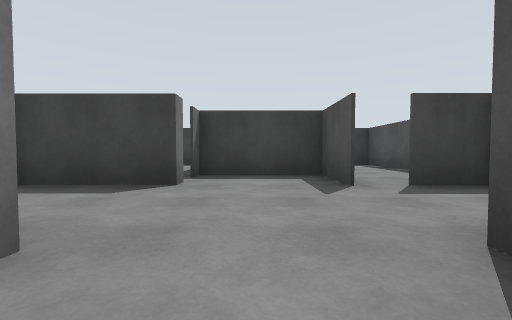
View 1 (above)

21 first-person views from a walk through a robot-simulator world made for Gazebo. The camera is 0.94 m above the floor, tilts 2° down and sees 90° across. The floor is counted in squares, 2.5 m on a side. Each view is taken from the middle of a square. On the plan, view 1 faces up. The plan holds only what a view shows up to about 9 squares ahead; the rest is blank.

View 2
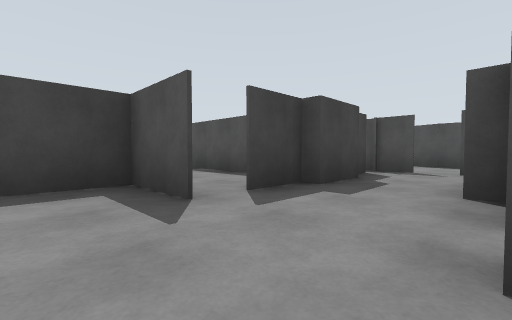

View 3
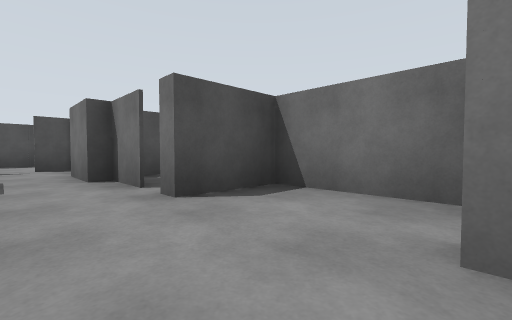

View 4
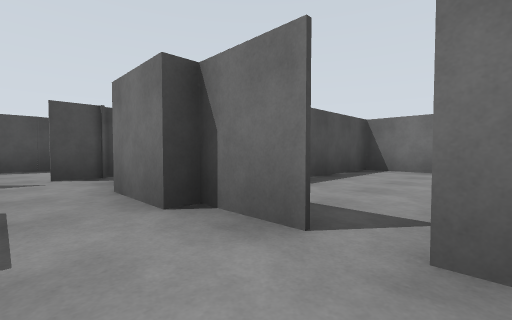

View 5
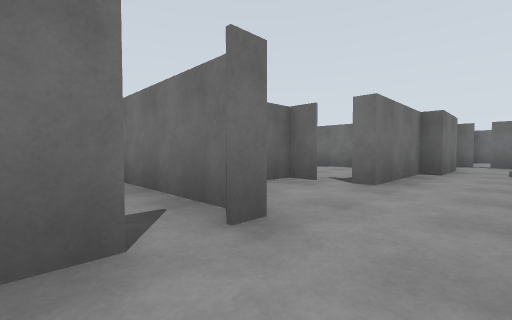

View 6
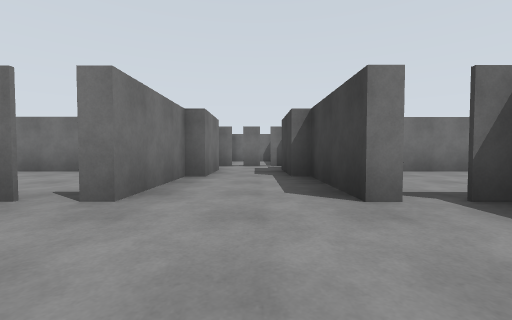

View 7
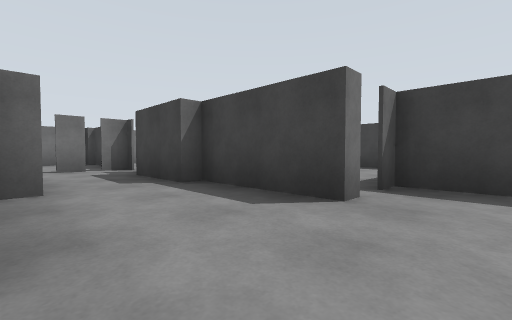

View 8
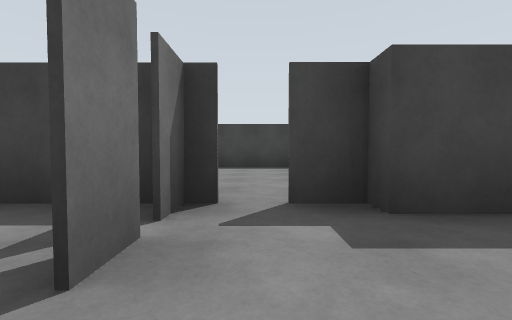

View 9
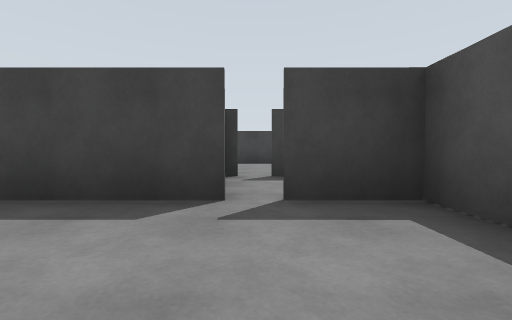

View 10
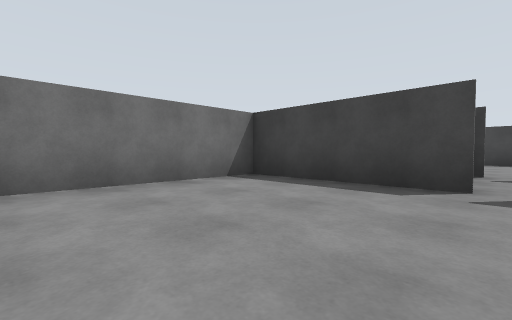

View 11
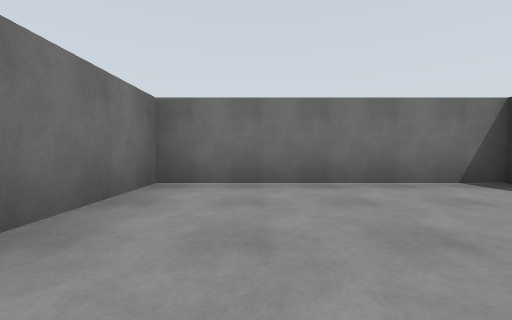

View 12
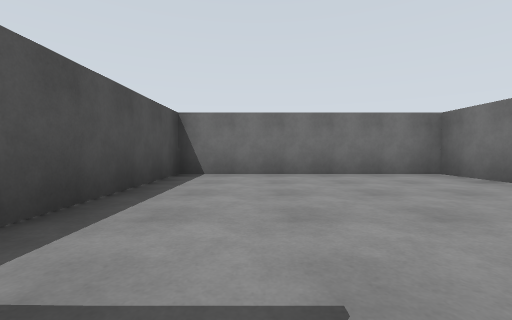

View 13
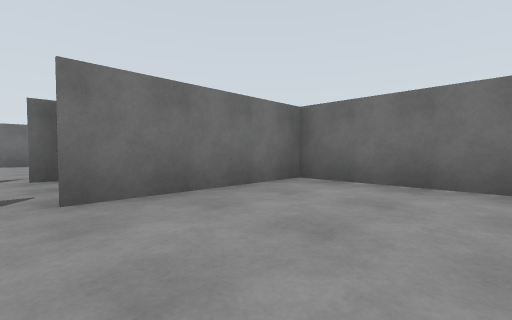

View 14
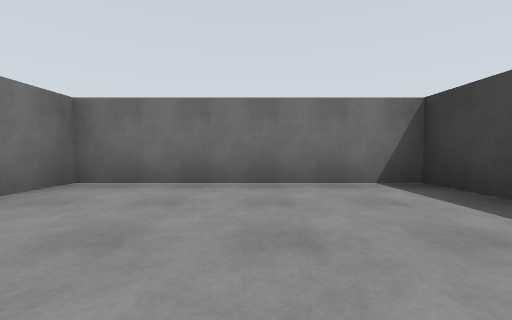

View 15
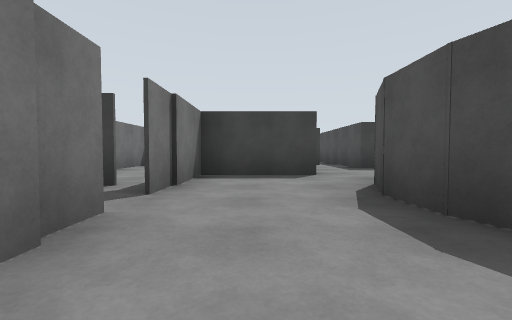

View 16
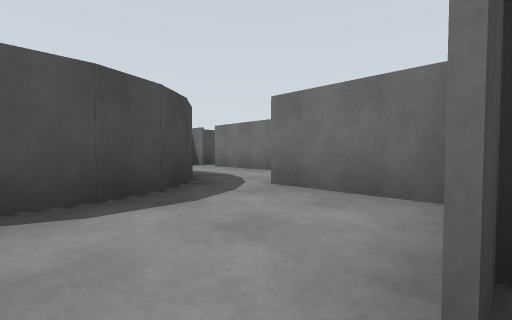

View 17
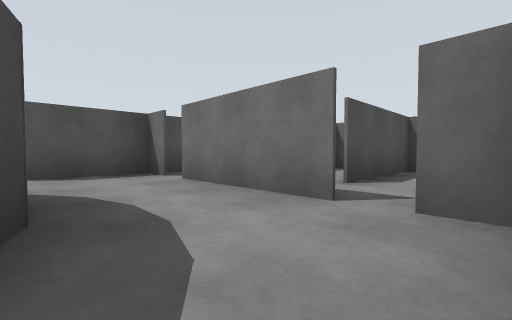

View 18
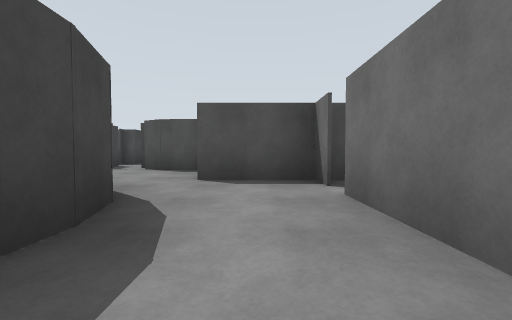

View 19
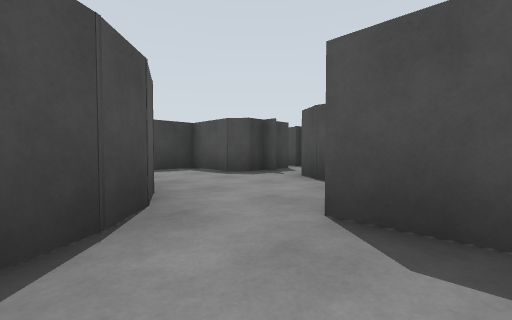

View 20
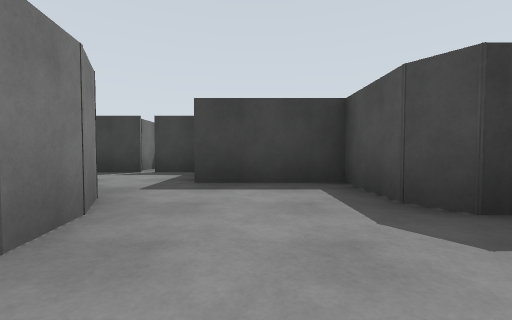

View 21
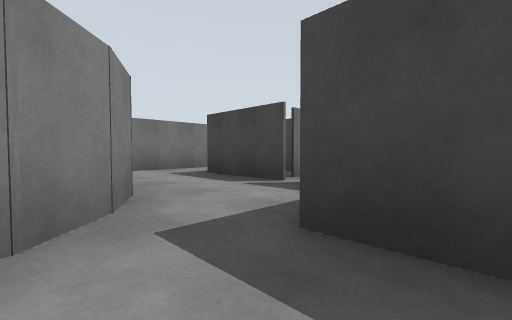

### Floor plan
Ten units are one square. View 1 is at (0, 0); x grows to the right and y downward. Boxes are objects, and circles mark ways between rooms. Rooms are numbered by the first view taken in them; rooms with no view inside come last. Other rooms are left out.
<svg viewBox="-88 -75 227 112">
<path fill="none" stroke="#000" d="M26 -13 36 -13M26 -28 16 -28M16 -10 26 -10M9 -28 9 -40 -9 -40M36 -25 25 -25M50 -21 50 -31M50 -8 50 -16M-9 -2 -9 2 9 2 9 -11M-28 -25 -42 -25M-28 -10 -9 -10M-42 -13 -28 -13M-8 -28 -29 -28M-55 -10 -51 -10M-51 -9 -80 -9 -80 32 -37 32 -37 -9 -49 -9M-55 -29 -55 -22M-52 -28 -83 -28 -83 -11M-55 -21 -55 -10M-41 -28 -49 -28M-41 -70 -80 -70 -80 -29 -52 -29M73 -9 71 -15 71 -22 74 -30M78 -4 73 -10M51 -16 51 -8M52 2 70 2M93 1 88 1 82 -1 77 -5M69 18 75 18M79 18 102 18M70 -40 51 -40 51 -21M106 -5 99 -1 92 1M108 18 114 18M113 26 113 1M110 -13 106 -5M107 -8 103 -3M131 -1 131 -9 134 -14M133 -25 130 -29M109 -28 111 -19M96 -38 106 -33 110 -25M102 -36 109 -28M100 -55 84 -55 84 -70M110 -55 101 -55M131 -25 131 -40 112 -40M70 -65 70 -48M10 -8 10 14M19 32 31 32 31 -5"/>
<circle cx="-10" cy="-20" r="3" fill="#2a7"/>
<circle cx="50" cy="-20" r="3" fill="#2a7"/>
<circle cx="20" cy="-10" r="3" fill="#2a7"/>
<circle cx="-50" cy="-20" r="3" fill="#2a7"/>
<circle cx="-50" cy="-10" r="3" fill="#2a7"/>
<circle cx="110" cy="10" r="3" fill="#2a7"/>
<circle cx="120" cy="-30" r="3" fill="#2a7"/>
<text x="20" y="-20">1</text>
<text x="-30" y="-20">2</text>
<text x="-60" y="10">3</text>
<text x="-60" y="-40">4</text>
<text x="70" y="-10">5</text>
<text x="120" y="-10">6</text>
<text x="100" y="-40">7</text>
<text x="20" y="10">8</text>
</svg>
Room 1 opens to room 2. Room 1 opens to room 5. Room 1 opens to room 8. Room 2 opens to room 4. Room 3 opens to room 4. Room 5 opens to room 6. Room 6 opens to room 7.

Where each view was taken, in squares from view 1:
view 1: 0 up, 0 right, facing up
view 2: 1 up, 0 right, facing up-right
view 3: 2 up, 1 left, facing down-right
view 4: 2 up, 1 right, facing down-right
view 5: 2 up, 2 right, facing down-left
view 6: 2 up, 1 right, facing left
view 7: 1 up, 0 right, facing up-left
view 8: 1 up, 5 left, facing up
view 9: 1 down, 5 left, facing up
view 10: 2 down, 5 left, facing up-left
view 11: 2 down, 5 left, facing left
view 12: 1 up, 5 left, facing down
view 13: 5 up, 5 left, facing down-left
view 14: 5 up, 5 left, facing left
view 15: 0 up, 6 right, facing up
view 16: 2 up, 5 right, facing down-right
view 17: 0 up, 7 right, facing down-right
view 18: 1 down, 8 right, facing right
view 19: 1 down, 10 right, facing up-right
view 20: 1 up, 12 right, facing up
view 21: 3 up, 12 right, facing up-left
